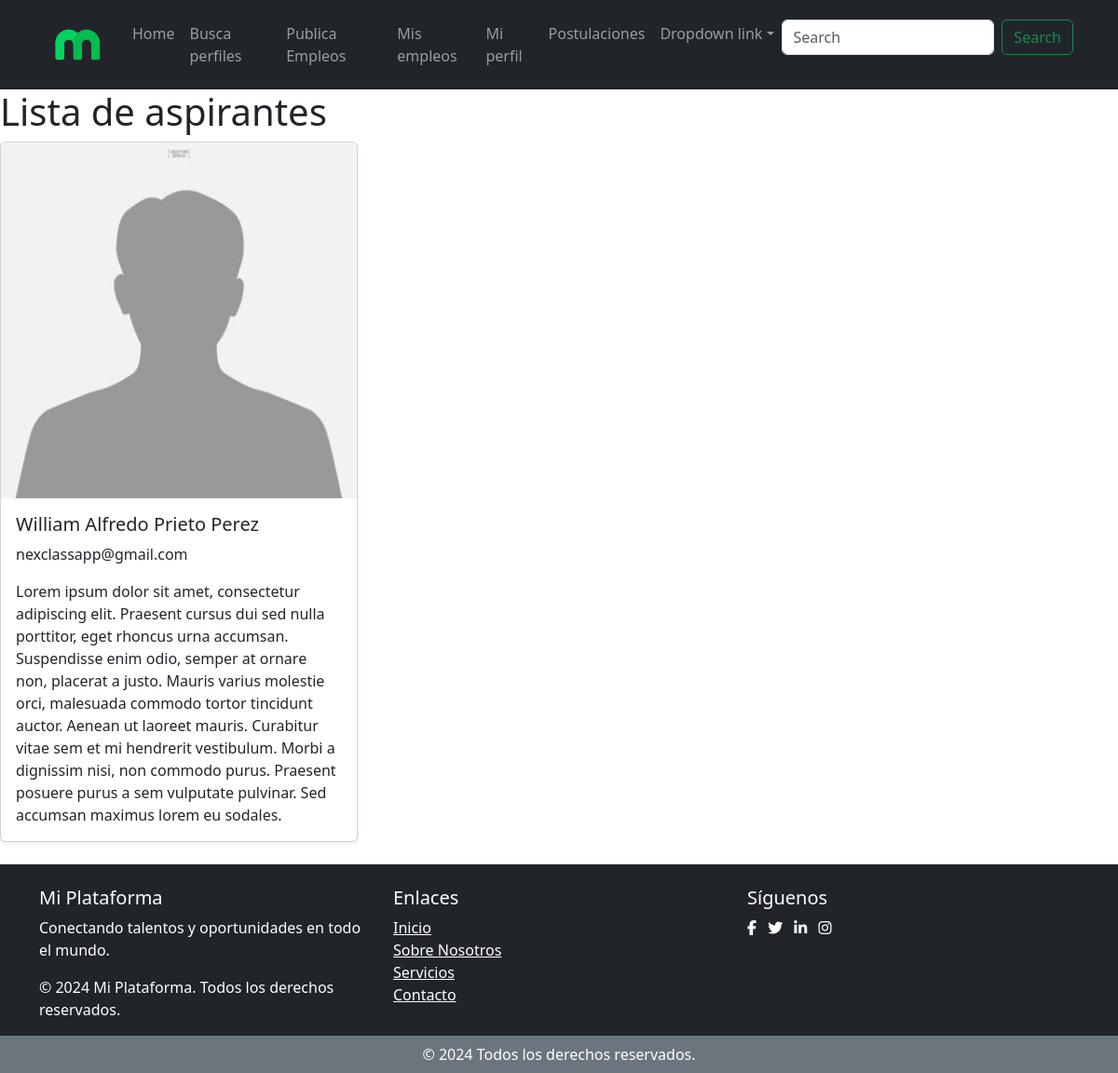
Page /perfiles_aspirantes/ on the earlier database version.
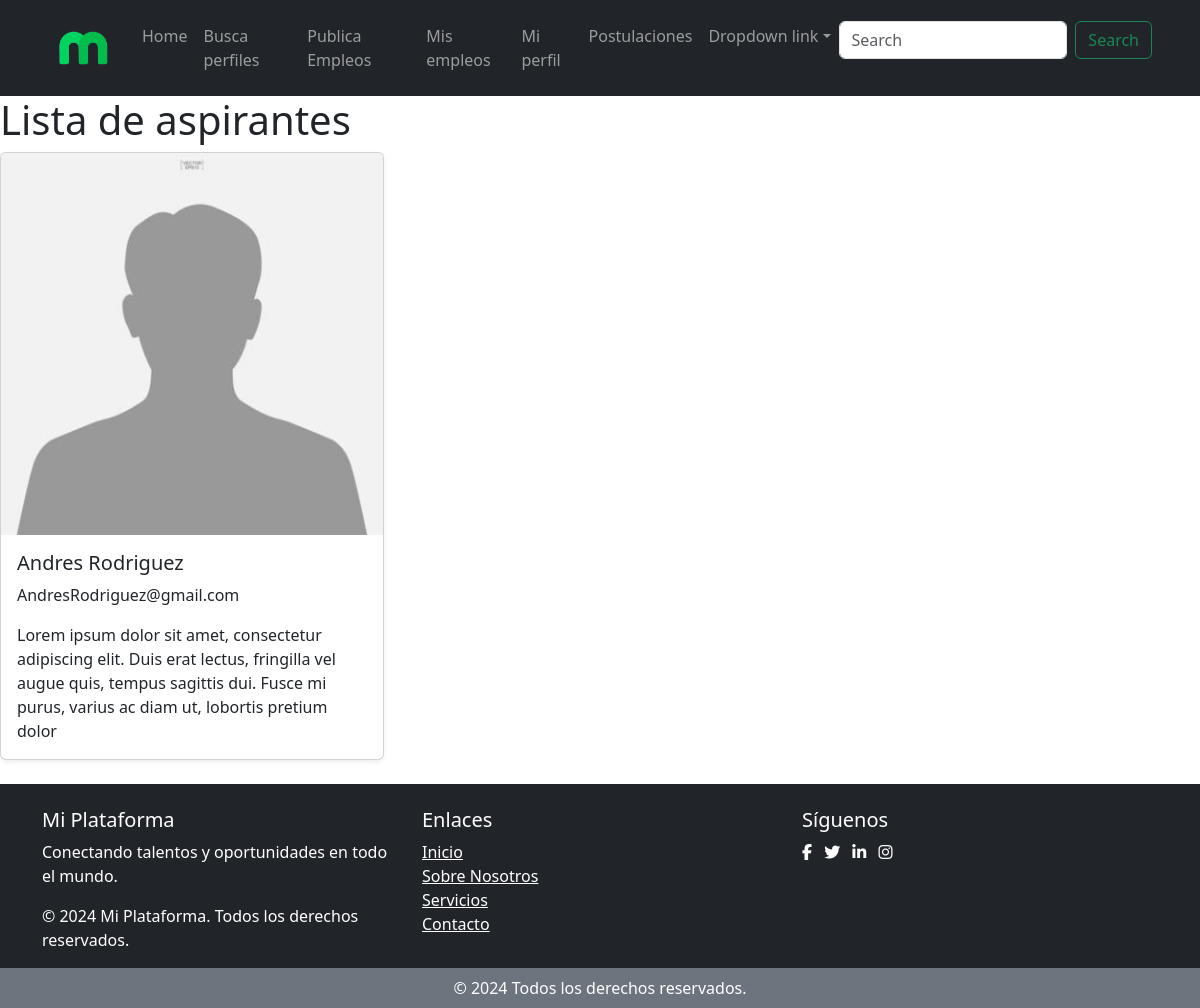
Same page on the later database version.
### users/models.py (models this page shows, shortened)
class Aspirante(models.Model):
    usuario = models.OneToOneField(User, on_delete=models.CASCADE)
    hoja_vida = models.FileField(upload_to='hojas_de_vida/')
    descripcion = models.TextField()
    objetivos = models.TextField()
    sector_laboral = models.CharField(max_length=50, choices=SectoresLaborales.choices)
    gustos_intereses = models.TextField()
    salario = models.CharField(max_length=50, choices=SalarioRango.choices)
    MODALIDAD_TRABAJO = [('virtual', 'virtual'), ('presencial', 'presencial'), ('mixto', 'mixto'), ('cualquiera', 'cualquiera')]
    modalidad_trabajo = models.CharField(max_length=50, choices=MODALIDAD_TRABAJO)
    disponibilidad_de_empezar = models.DateField()
    disponibilidad_viajar = models.BooleanField(default=False)
    proyectos = models.FileField(upload_to='proyectos/', blank=True, null=True)
    competencias_tecnicas = models.TextField()
    habilidades_blandas = models.TextField()
    redes_sociales = models.OneToOneField(RedesSociales, on_delete=models.CASCADE, null=True, blank=True)
    idioma_natal = models.CharField(max_length=20, choices=Idiomas.choices)  # Almacena idiomas y niveles
    video_presentacion = models.FileField(upload_to='videos_presentacion/')

class User(AbstractBaseUser, PermissionsMixin):
    nombre = models.CharField(max_length=255)
    email = models.EmailField(unique=True)
    documento_identidad = models.CharField(max_length=20)
    indicativo_pais = models.CharField(max_length=50, choices=IndicativoPais.choices)
    telefono = models.CharField(max_length=20)
    pais = models.CharField(max_length=50, choices=Paises.choices)
    ciudad = models.CharField(max_length=100)
    foto_perfil = models.ImageField(upload_to='profile_photos/', default='profile_photos/default_profile.png',
                                        null=True, blank=True)
    tipo_usuario = models.CharField(max_length=10, choices=TipoUsuario.choices)
    is_active = models.BooleanField(default=True)
    is_staff = models.BooleanField(default=False)
    is_superuser = models.BooleanField(default=False)
    objects = UserManager()
    USERNAME_FIELD = 'email'
    REQUIRED_FIELDS = ['nombre']

### buscador_reclutador/views.py (the view)
# urls.py: path('perfiles_aspirantes/', views.perfiles_aspirantes, name='perfiles_aspirantes'),
def perfiles_aspirantes(request):
    aspirantes = Aspirante.objects.all()
    return render(request, 'perfiles_aspirantes.html', {'aspirantes': aspirantes})

### buscador_reclutador/templates/perfiles_aspirantes.html
{% extends 'base_reclutador.html' %}
{% block content %}
    <h1>Lista de aspirantes</h1>
    {% if aspirantes %}
        <div class="row">
            {% for aspirante in aspirantes %}
                <div class="col-md-4">
                    <div class="card mb-4 shadow-sm">
                        {% if aspirante.usuario.foto_perfil %}
                            <img src="{{ aspirante.usuario.foto_perfil.url }}" class="card-img-top" alt="Foto de perfil">
                        {% else %}
                            <img src="{{ MEDIA_URL }}default_profile.jpg" class="card-img-top" alt="Default profile">
                        {% endif %}
                        <div class="card-body">
                            <h5 class="card-title">{{ aspirante.usuario.nombre }}</h5>
                            <p class="card-text">{{ aspirante.usuario.email }}</p>
                            <p class="card-text">{{ aspirante.descripcion }}</p>
                        </div>
                    </div>
                </div>
            {% endfor %}
        </div>
    {% else %}
        <p>No hay aspirantes disponibles.</p>
    {% endif %}
{% endblock %}

Differences in the rows shown:
changed Aspirante: usuario.nombre "William Alfredo Prieto Perez" → "Andres Rodriguez"; usuario.email "nexclassapp@gmail.com" → "AndresRodriguez@gmail.com"; descripcion "…amet, consectetur adipiscing elit. Praesent cursus dui sed nulla porttitor, eget rhoncus urna accumsan. Suspendisse enim odio, semper at ornare non, placerat a justo. Mauris varius molestie orci, malesuada commodo tortor tincidunt auctor. Aenean ut laoreet mauris. Curabitur vitae sem et mi hendrerit vestibulum. Morbi a dignissim nisi, non commodo purus. Praesent posuere purus a sem vulputate pulvinar. Sed accumsan maximus lorem eu sodales." → "…amet, consectetur adipiscing elit. Duis erat lectus, fringilla vel augue quis, tempus sagittis dui. Fusce mi purus, varius ac diam ut, lobortis pretium dolor"
